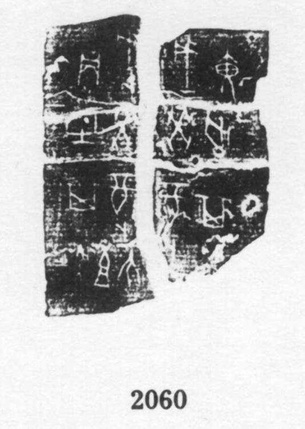
#> input picture questions_1/img/h02060.jpg, 305 x 429 px, shrunk from 533 x 748 before the run
$ python test.py
#> lines starting #> are read from the running program, lines starting #| are printed output that depends on the picture; after the words box and inside, x2 and y2 are one past the last pixel; in counts of white or black regions, pixels touching at a corner belong together
'''
Author: wds-dxh wdsnpshy@163.com
Date: 2024-04-12 22:52:54
LastEditors: wds-dxh wdsnpshy@163.com
LastEditTime: 2024-04-13 11:40:42
FilePath: /mathor_cup/questions_1/test.py
Description:
微信: 15310638214
邮箱：wdsnpshy@163.com
Copyright (c) 2024 by ${wds-dxh}, All Rights Reserved.
'''
# 导入所需的库
import cv2
import numpy as np
from PIL import Image
def preprocess(image):
    # 将图片转为灰度图
    gray = cv2.cvtColor(image, cv2.COLOR_BGR2GRAY)
    # 对图像进行二值化处理
    ret, thresh = cv2.threshold(gray, 127, 255, cv2.THRESH_BINARY)
    # 去除噪声，使用高斯滤波器
    blur = cv2.GaussianBlur(thresh, (5,5), 0)
    # 提取图像边缘，使用Canny边缘检测算法
    edges = cv2.Canny(blur, 50, 150, apertureSize = 3)
    # 对图像进行膨胀操作，以填充空洞和断开的边缘
    kernel = np.ones((3,3),np.uint8)
    dilation = cv2.dilate(edges,kernel,iterations = 1)
    # 提取图像轮廓，使用findContours函数
    contours, hierarchy = cv2.findContours(dilation, cv2.RETR_TREE, cv2.CHAIN_APPROX_SIMPLE)
    # 对图像轮廓进行排序，以找出最大轮廓
    contours = sorted(contours, key = cv2.contourArea, reverse = True)[:1]
    # 对最大轮廓进行外接矩形拟合，以得到文字区域的坐标
    cnt = contours[0]
    x,y,w,h = cv2.boundingRect(cnt) # x,y为矩形左上角坐标，w,h为矩形宽高,boundingRect是一个函数，用来计算轮廓的外接矩形
    # 对图像进行裁剪，得到文字区域
    cropped = image[y:y+h, x:x+w]
    # 提取图像特征，如颜色直方图、梯度直方图、形状特征等
    color_hist = cv2.calcHist([cropped], [0], None, [256], [0, 256])#calcHist函数用来计算直方图
    # 返回处理后的图片和提取的特征
    return cropped, color_hist


# 读取图片
image1 = cv2.imread("./img/h02060.jpg")
#> image1 is the input picture: shape (429, 305, 3); min 25, max 255, mean 183.7
image2 = cv2.imread("./img/w01637.jpg")
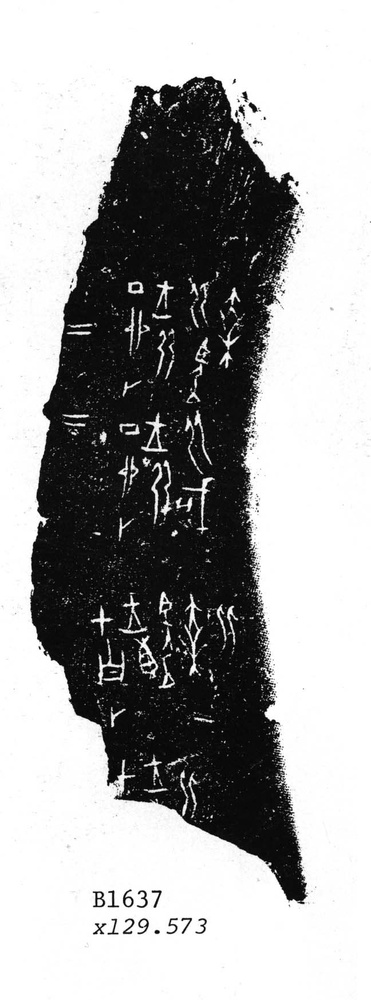
#> input picture questions_1/img/w01637.jpg, 371 x 1000 px, shrunk from 648 x 1745 before the run
#> image2 is the input picture: shape (1000, 371, 3); min 0, max 255, mean 164.6
image3 = cv2.imread("./img/w01870.jpg")
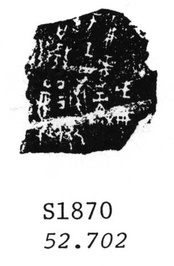
#> input picture questions_1/img/w01870.jpg, 174 x 266 px, shrunk from 304 x 465 before the run
#> image3 is the input picture: shape (266, 174, 3); min 0, max 255, mean 183
# 调用预处理函数
cropped1, color_hist1 = preprocess(image1)
#> in preprocess, `ret, thresh = cv2.threshold(gray, 127, 255, cv2.THRESH_BINARY)`:
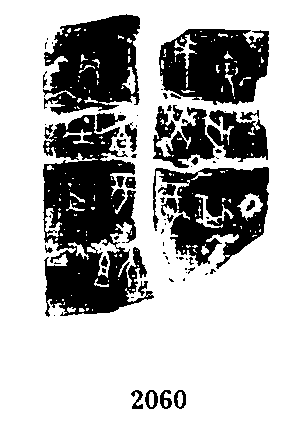
#> thresh: shape (429, 305); 70.4% white; 77 black regions (50 under 20 px), largest, box (x1, y1, x2, y2) and area: (43, 115, 154, 317) 13048, (43, 14, 140, 115) 6754, (153, 167, 269, 269) 6683
#> in preprocess, `edges = cv2.Canny(blur, 50, 150, apertureSize = 3)`: edges: shape (429, 305); 7.3% white in thin lines or dots, all inside (x1, y1, x2, y2) = (42, 14, 269, 410)
#> in preprocess, `dilation = cv2.dilate(edges,kernel,iterations = 1)`: dilation: shape (429, 305); 21.4% white; 32 white regions
#> in preprocess, `contours, hierarchy = cv2.findContours(dilation, cv2.RETR_TREE, cv2.CH..`: contours = 224 contours, 149 with area under 20; largest, box (x1, y1, x2, y2) and area: (41, 13, 155, 318) 26556, (151, 166, 270, 277) 9629, (157, 27, 270, 106) 7502, (152, 103, 270, 170) 5854, (171, 168, 268, 264) 5682
#> in preprocess, `contours = sorted(contours, key = cv2.contourArea, reverse = True)[:1]`: contours = 1 contour; box (x1, y1, x2, y2) and area: (41, 13, 155, 318) 26556
#> in preprocess, `cnt = contours[0]`: cnt = contour of 424 points, box (x1, y1, x2, y2) (41, 13, 155, 318), area 26556
#> in preprocess, `x,y,w,h = cv2.boundingRect(cnt)`: x = 41; y = 13; w = 114; h = 305
#> in preprocess, `color_hist = cv2.calcHist([cropped], [0], None, [256], [0, 256])#calcH..`: color_hist = 256 values, max 716 at index 46, min 0 at index 0, mean 135.8
#> color_hist1 has the same summary as color_hist in preprocess
cropped2, color_hist2 = preprocess(image2)
#> in preprocess (call 2), `ret, thresh = cv2.threshold(gray, 127, 255, cv2.THRESH_BINARY)`: thresh: shape (1000, 371); 62.8% white; 114 black regions (94 under 20 px), largest, box (x1, y1, x2, y2) and area: (30, 76, 307, 904) 136715, (148, 432, 159, 449) 98, (93, 891, 105, 907) 82
#> in preprocess (call 2), `edges = cv2.Canny(blur, 50, 150, apertureSize = 3)`: edges: shape (1000, 371); 3.4% white in thin lines or dots, all inside (x1, y1, x2, y2) = (30, 76, 307, 936)
#> in preprocess (call 2), `dilation = cv2.dilate(edges,kernel,iterations = 1)`:
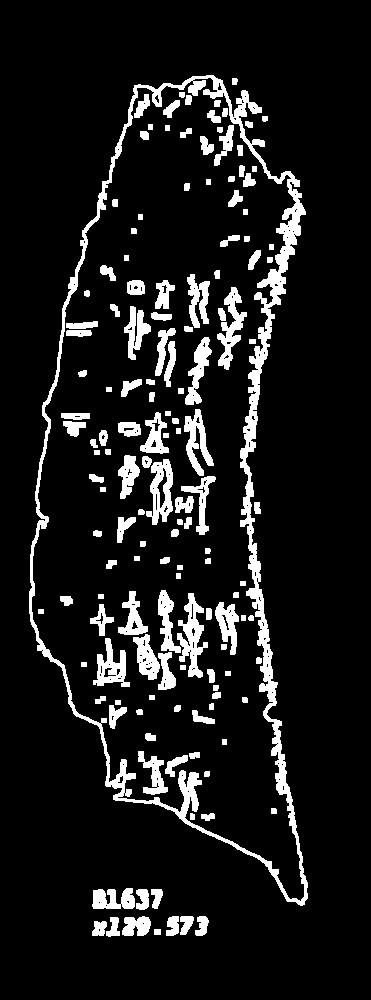
#> dilation: shape (1000, 371); 10.2% white; 147 white regions
#> in preprocess (call 2), `contours, hierarchy = cv2.findContours(dilation, cv2.RETR_TREE, cv2.CH..`: contours = 301 contours, 135 with area under 20; largest, box (x1, y1, x2, y2) and area: (29, 75, 308, 906) 149146, (31, 77, 305, 902) 137974, (146, 459, 173, 525) 1058, (177, 593, 208, 678) 1050, (217, 287, 247, 370) 858
#> in preprocess (call 2), `contours = sorted(contours, key = cv2.contourArea, reverse = True)[:1]`: contours = 1 contour; box (x1, y1, x2, y2) and area: (29, 75, 308, 906) 149146
#> in preprocess (call 2), `cnt = contours[0]`: cnt = contour of 1047 points, box (x1, y1, x2, y2) (29, 75, 308, 906), area 149146
#> in preprocess (call 2), `x,y,w,h = cv2.boundingRect(cnt)`: x = 29; y = 75; w = 279; h = 831
#> in preprocess (call 2), `cropped = image[y:y+h, x:x+w]`:
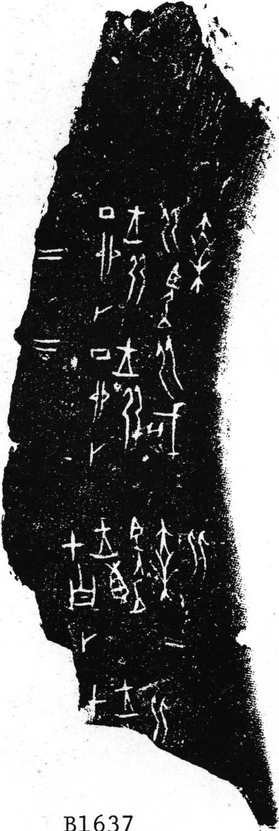
#> cropped: shape (831, 279, 3); min 0, max 255, mean 111.1
#> in preprocess (call 2), `color_hist = cv2.calcHist([cropped], [0], None, [256], [0, 256])#calcH..`: color_hist = 256 values, max 34989 at index 255, min 55 at index 155, mean 905.7
#> color_hist2 has the same summary as color_hist in preprocess
cropped3, color_hist3 = preprocess(image3)
#> in preprocess (call 3), `ret, thresh = cv2.threshold(gray, 127, 255, cv2.THRESH_BINARY)`: thresh: shape (266, 174); 70.4% white; 24 black regions (13 under 20 px), largest, box (x1, y1, x2, y2) and area: (20, 9, 157, 155) 13046, (72, 202, 83, 219) 76, (100, 202, 112, 219) 72
#> in preprocess (call 3), `edges = cv2.Canny(blur, 50, 150, apertureSize = 3)`: edges: shape (266, 174); 7.6% white in thin lines or dots, all inside (x1, y1, x2, y2) = (19, 8, 157, 250)
#> in preprocess (call 3), `dilation = cv2.dilate(edges,kernel,iterations = 1)`:
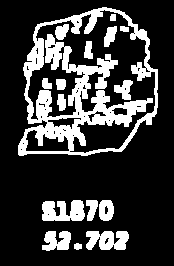
#> dilation: shape (266, 174); 22.3% white; 16 white regions
#> in preprocess (call 3), `contours, hierarchy = cv2.findContours(dilation, cv2.RETR_TREE, cv2.CH..`: contours = 61 contours, 37 with area under 20; largest, box (x1, y1, x2, y2) and area: (18, 7, 158, 156) 16232, (27, 9, 156, 154) 9282, (42, 200, 85, 221) 612, (25, 129, 70, 152) 609, (86, 231, 129, 250) 557
#> in preprocess (call 3), `contours = sorted(contours, key = cv2.contourArea, reverse = True)[:1]`: contours = 1 contour; box (x1, y1, x2, y2) and area: (18, 7, 158, 156) 16232
#> in preprocess (call 3), `cnt = contours[0]`: cnt = contour of 226 points, box (x1, y1, x2, y2) (18, 7, 158, 156), area 16232
#> in preprocess (call 3), `x,y,w,h = cv2.boundingRect(cnt)`: x = 18; y = 7; w = 140; h = 149
#> in preprocess (call 3), `cropped = image[y:y+h, x:x+w]`:
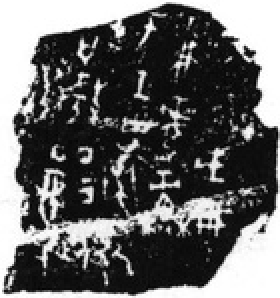
#> cropped: shape (149, 140, 3) (shown 2 times larger); min 0, max 255, mean 103
#> in preprocess (call 3), `color_hist = cv2.calcHist([cropped], [0], None, [256], [0, 256])#calcH..`: color_hist = 256 values, max 2720 at index 255, min 7 at index 158, mean 81.48
#> color_hist3 has the same summary as color_hist in preprocess
# 打印提取的特征
print(color_hist1)
#> (printed output is left out)
print(color_hist2)
#> (printed output is left out)
print(color_hist3)
#> (printed output is left out)
